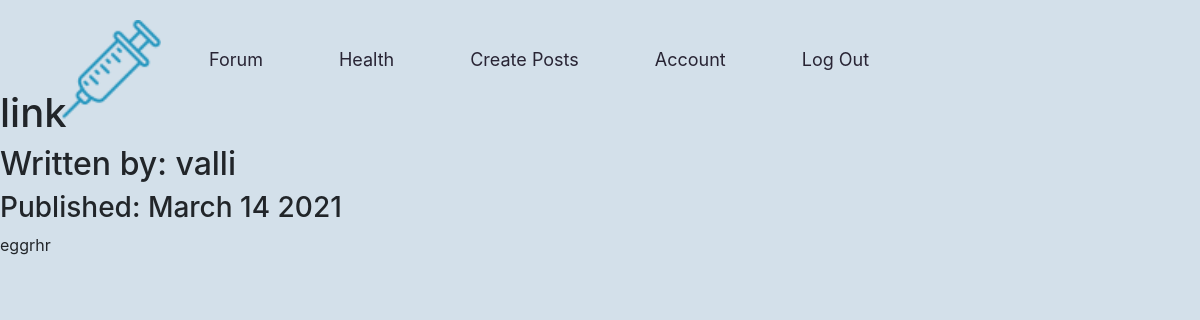
The page /2 (signed in) on the database its author committed.
### Blog/models.py (models this page shows, shortened)
class BlogPost(db.Model):
	users = db.relationship(User)
	id = db.Column(db.Integer,primary_key = True)
	user_id = db.Column(db.Integer,db.ForeignKey('users.id'),nullable = False)
	date = db.Column(db.DateTime,nullable = False,default = datetime.utcnow)
	title = db.Column(db.String(140),nullable = False)
	text = db.Column(db.Text,nullable = False)
	def __repr__(self):
		return f"Post Date : {self.date}------Post ID : {self.id}--------Title : {self.title}"

class User(db.Model,UserMixin):
	__tablename__ = 'users'
	id = db.Column(db.Integer,primary_key = True)
	profile_image = db.Column(db.String(20),nullable = False,default = 'default.jpg')
	email = db.Column(db.String(64),unique = True,index = True)
	username = db.Column(db.String(64),unique = True,index = True)
	password_hash = db.Column(db.String(128))
	posts = relationship('BlogPost',backref = '')

### Blog/users/views.py (the view)
@users.route('/<username>')
def user_posts(username):
	page = request.args.get('page',1,type = int)
	user = User.query.filter_by(username = username).first_or_404()
	blog_posts = BlogPost.query.filter_by(author = user).order_by(BlogPost.date.desc()).paginate(page=page,per_page = 5)
	return render_template('user_blog_posts.html',blog_posts = blog_posts,user = user)

### Blog/blog_posts/views.py (called while the page is built)
@blog_posts.route('/<int:blog_post_id>')
def blog_post(blog_post_id):
	blog_post = BlogPost.query.get_or_404(blog_post_id)
	print(f"One blog post is {blog_post}")
	author = User.query.get(blog_post.user_id)
	access = False
	if author.username == current_user.username:
		access = True
	else:
		access = False
	print(f"Cureent user is {current_user.username}")
	print(f"pOST's author is {author.username}")
	return render_template('blog_post.html',title = blog_post.title,date = blog_post.date,post = blog_post,author = author,access = access)

### Blog/models.py (called while the page is built)
@login_manager.user_loader
def load_user(user_id):
	return User.query.get(user_id)

### Blog/templates/blog_post.html (shortened to what this page needs)
{% extends 'base.html' %}
{% block content %}
<h1>{{title}}</h1>
<h2>Written by: {{author.username}}</h2>
<h3>Published: {{date.strftime('%B %d %Y')}}</h3>
<p>{{post.text}}</p>
{% endblock %}

### Blog/static/styles.css (style rules this page uses)
* { margin: 0; padding: 0; box-sizing: border-box; }

### rows shown on the page
BlogPost: title "link", strftime "March 14 2021", text "eggrhr"
User: username "valli"
